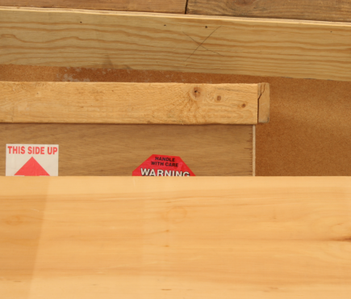
%> input picture stereo-vision/src/python/disp1.png, 351 x 299 px, shrunk from 435 x 370 before the run
$ octave calculateAccuracy.m   (GNU Octave 9; MATLAB toolbox functions it lacks are replaced by stand-ins)
%> lines starting %> are read from the running program, lines starting %| are printed output that depends on the picture
%% Calculate the score of result with the ground
%% truth from the dataset.

close all;
clear all;
data_path = '../../data/';
directory_list = dir('../../data/');

ground_Truth = 'disp1.png';
depth_NCC    = 'depthNCC.png';
depth_SAD    = 'depthSAD.png';
depth_SSD    = 'depthSSD.png';

score = zeros(size(directory_list,1)-2,4,3);

for i=3:size(directory_list),

	folder_path = strcat([data_path directory_list(i).name '/']);

	groundTruth = imread(strcat([folder_path ground_Truth ]));
%> groundTruth is the input picture: size 299x351x3 uint8; mean R, G, B 201.9, 147, 85.8
	depthNCC    = imread(strcat([folder_path depth_NCC ]));
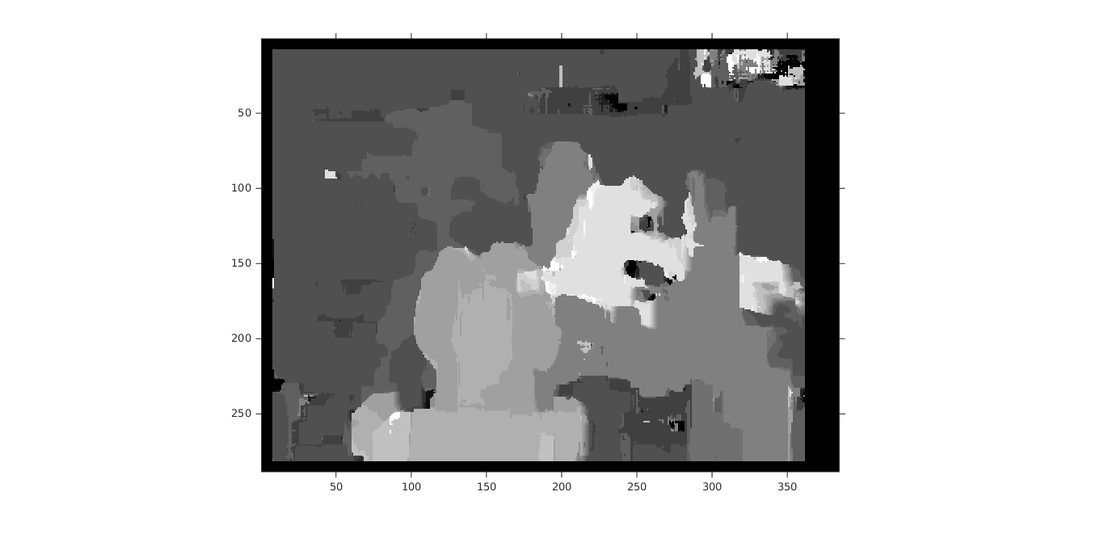
%> input picture stereo-vision/Tsukuba/depthNCC.png, 1104 x 559 px, shrunk from 1366 x 692 before the run
%> depthNCC is the input picture: size 559x1104x3 uint8; min 0, max 255, mean 191
	depthSSD    = imread(strcat([folder_path depth_SSD ]));
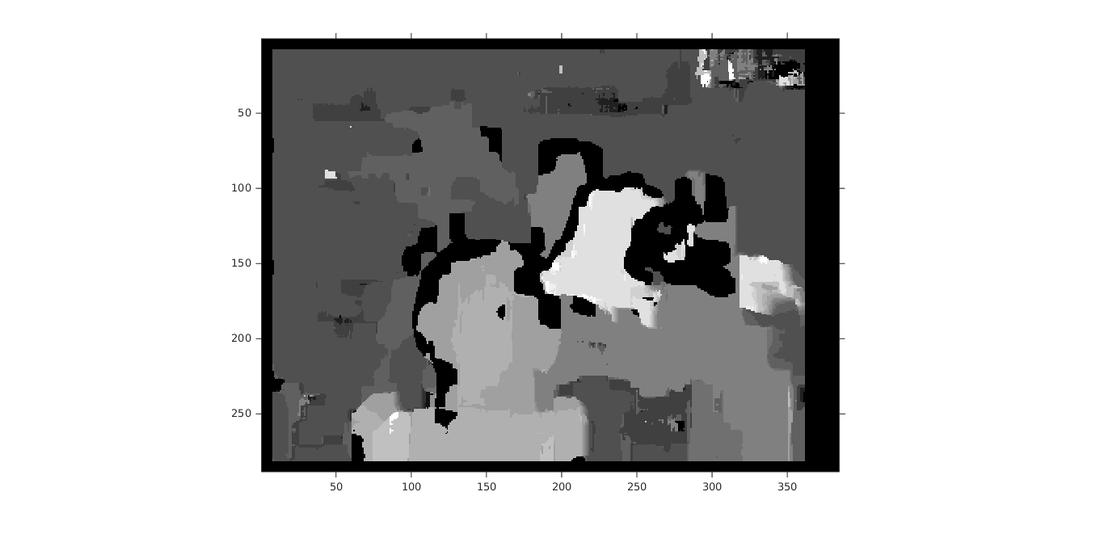
%> input picture stereo-vision/Tsukuba/depthSSD.png, 1104 x 559 px, shrunk from 1366 x 692 before the run
%> depthSSD is the input picture: size 559x1104x3 uint8; min 0, max 255, mean 186.3
	depthSAD    = imread(strcat([folder_path depth_SAD ]));
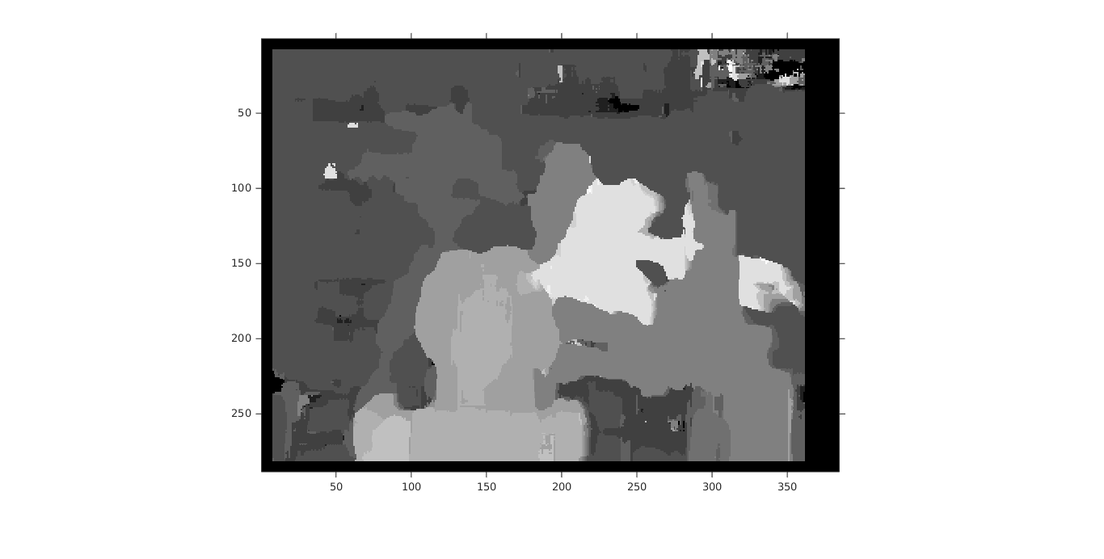
%> input picture stereo-vision/Tsukuba/depthSAD.png, 1104 x 559 px, shrunk from 1366 x 692 before the run
%> depthSAD is the input picture: size 559x1104x3 uint8; min 0, max 255, mean 190.6


%> (the run ends here)
